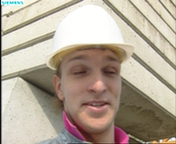
#> input picture HuffmanCodingYCbCr/foreman_qcif_0_rgb.bmp, 176 x 144 px
$ python 3.py
#> lines starting #> are read from the running program, lines starting #| are printed output that depends on the picture; long printed decimals are rounded
import numpy as np
from PIL import Image
import math

# [33 lines of commented-out code are left out]


def stat(arr):
	batch1Count=0
	batch2Count=0
	batch3Count=0
	batch4Count=0
	batch5Count=0
	totalpixel=arr.shape[0]*arr.shape[1]

	for i in range(arr.shape[0]):
		for j in range(arr.shape[1]):
			if arr[i][j]<=51:
				batch1Count+=1
			if (arr[i][j]>51) and (arr[i][j]<=102):
				batch2Count+=1
			if (arr[i][j]>102) and (arr[i][j]<=153):
				batch3Count+=1
			if (arr[i][j]>153) and (arr[i][j]<=204):
				batch4Count+=1
			if (arr[i][j]>204) and (arr[i][j]<=255):
				batch5Count+=1
	batch1prob=batch1Count/totalpixel
	batch2prob=batch2Count/totalpixel
	batch3prob=batch3Count/totalpixel
	batch4prob=batch4Count/totalpixel
	batch5prob=batch5Count/totalpixel

	namee="block     probability"
	print(namee)
	print("block0    "+str(batch1prob))
	print("block1    "+str(batch2prob))
	print("block2    "+str(batch3prob))
	print("block3    "+str(batch4prob))
	print("block4    "+str(batch5prob))

	#
	#test=[batch1prob,batch2prob,batch3prob,batch4prob,batch5prob]
	#print(test)
	#

	wait={'1':batch1prob,'2':batch2prob,'3':batch3prob,'4':batch4prob,'5':batch5prob}
	sortwait={k: v for k, v in sorted(wait.items(), key=lambda item: item[1])}

	encodename=[]
	for _ in range(len(wait.keys())):
		encodename.append([])         #reverse

	while len(sortwait)>1:
		temp=list(sortwait)
		smallest=temp[0]
		secondsmall=temp[1]

		for m in range(len(smallest)):
			encodename[int(smallest[m])-1].append(0)

		for n in range(len(secondsmall)):
			encodename[int(secondsmall[n])-1].append(1)

		comwho=smallest+secondsmall
		comprob=sortwait[smallest]+sortwait[secondsmall]
		wait.pop(smallest)
		wait.pop(secondsmall)

		wait[comwho]=comprob
		sortwait={k: v for k, v in sorted(wait.items(), key=lambda item: item[1])}

	finalans=[]
	for u in range(len(encodename)):
		tarr=encodename[u]
		last=len(tarr)-1
		ans=''
		for k in range(last,-1,-1):
			ans+=str(tarr[k])

		finalans.append(ans)

	search={}

	for index in range(len(finalans)):
		name="block"+str(index)
		search[name]=finalans[index]

	return search


def cal(imagee):
#> called with imagee = 'foreman_qcif_0_rgb.bmp'
	img = Image.open(imagee)
#> img is the input picture: PIL image 176x144 RGB; mean R, G, B 179.7, 167.3, 151.5
	img2=img.convert(mode="RGB")
	r,g,b=img2.split()

	rr=np.array(r)
	gg=np.array(g)
	bb=np.array(b)

	color=["red","green","blue"]
	colorarr=[rr,gg,bb]

	title="encoding result for "+imagee+":"
	print(title)
	for g in range(len(color)):
		sub=color[g]+" channel:"
		print(sub)
		print(stat(colorarr[g]))
#> this loop made 3 passes
#| {'block0': '1100', 'block1': '1101', 'block2': '10', 'block3': '111', 'block4': '0'}
#| {'block0': '1100', 'block1': '111', 'block2': '10', 'block3': '1101', 'block4': '0'}
#| {'block0': '010', 'block1': '10', 'block2': '011', 'block3': '00', 'block4': '11'}
#> call 2 of cal, with imagee = 'foreman_qcif_1_rgb.bmp'
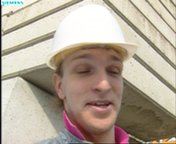
#> input picture HuffmanCodingYCbCr/foreman_qcif_1_rgb.bmp, 176 x 144 px
#> in cal, img is the input picture: PIL image 176x144 RGB; mean R, G, B 179.5, 167, 151.2
#> in cal (call 2), `r,g,b=img2.split()`:
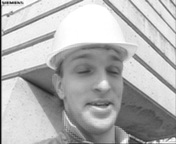
#> r: PIL image 176x144 L; min 12, max 255, mean 179.5
#> in cal (call 2), `r,g,b=img2.split()`:
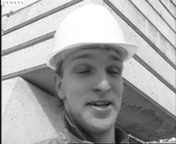
#> g: PIL image 176x144 L; min 5, max 255, mean 167
#> the loop in cal (call 2), `for g in range(len(color)):` made 3 passes
#| {'block0': '1100', 'block1': '1101', 'block2': '10', 'block3': '111', 'block4': '0'}
#| {'block0': '1100', 'block1': '111', 'block2': '10', 'block3': '1101', 'block4': '0'}
#| {'block0': '010', 'block1': '10', 'block2': '011', 'block3': '00', 'block4': '11'}
#> call 3 of cal, with imagee = 'foreman_qcif_2_rgb.bmp'
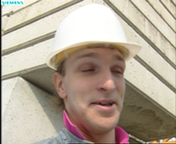
#> input picture HuffmanCodingYCbCr/foreman_qcif_2_rgb.bmp, 176 x 144 px
#> in cal, img is the input picture: PIL image 176x144 RGB; mean R, G, B 179.5, 166.8, 151
#> in cal (call 3), `r,g,b=img2.split()`:
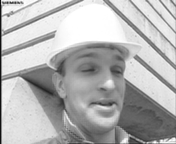
#> r: PIL image 176x144 L; min 12, max 255, mean 179.5
#> in cal (call 3), `r,g,b=img2.split()`:
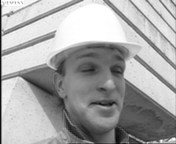
#> g: PIL image 176x144 L; min 3, max 255, mean 166.8
#> in cal (call 3), `r,g,b=img2.split()`:
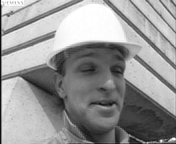
#> b: PIL image 176x144 L; min 4, max 255, mean 151
#> the loop in cal (call 3), `for g in range(len(color)):` made 3 passes
#| {'block0': '1100', 'block1': '1101', 'block2': '10', 'block3': '111', 'block4': '0'}
#| {'block0': '1100', 'block1': '111', 'block2': '10', 'block3': '1101', 'block4': '0'}
#| {'block0': '010', 'block1': '10', 'block2': '011', 'block3': '00', 'block4': '11'}

	print('\n')

def bitstreamtest(ima):
	img = Image.open(ima)
	img2=img.convert(mode="RGB")
	r,g,b=img2.split()

	print("test for bitstream of red channel:")
	rr=np.array(r)
	se=stat(rr)
#| block0    0.008049
#| block1    0.1213
#| block2    0.2479
#| block3    0.1383
#| block4    0.4845
#> se = {'block0': '1100', 'block1': '1101', 'block2': '10', 'block3': '111', 'block4': '0'}

	for i in range(rr.shape[0]):
		for j in range(rr.shape[1]):
			bitstreamm=0
			if rr[i][j]<=51:
				bitstreamm=se['block0']
			if (rr[i][j]>51) and (rr[i][j]<=102):
				bitstreamm=se['block1']
			if (rr[i][j]>102) and (rr[i][j]<=153):
				bitstreamm=se['block2']
			if (rr[i][j]>153) and (rr[i][j]<=204):
				bitstreamm=se['block3']
			if (rr[i][j]>204) and (rr[i][j]<=255):
				bitstreamm=se['block4']

			print(bitstreamm, end='')


cal('foreman_qcif_0_rgb.bmp')
cal('foreman_qcif_1_rgb.bmp')
cal('foreman_qcif_2_rgb.bmp')

bitstreamtest('foreman_qcif_0_rgb.bmp')
